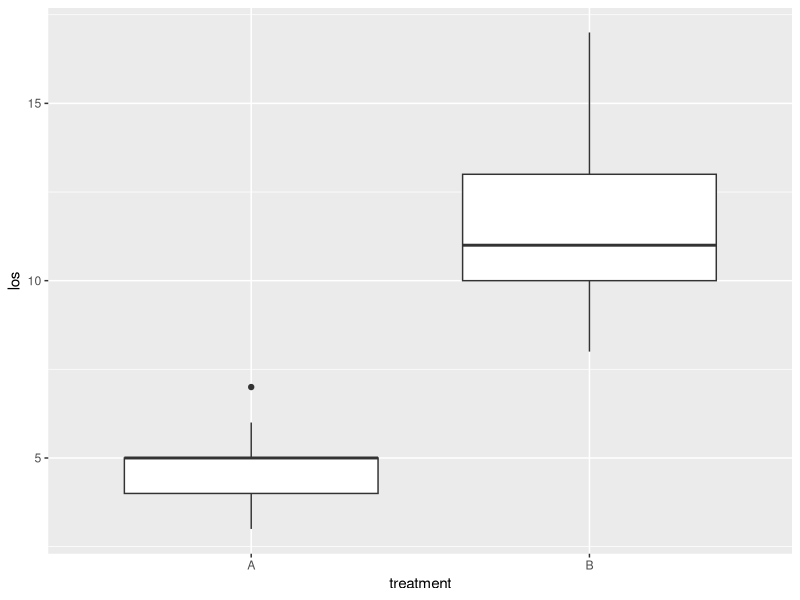
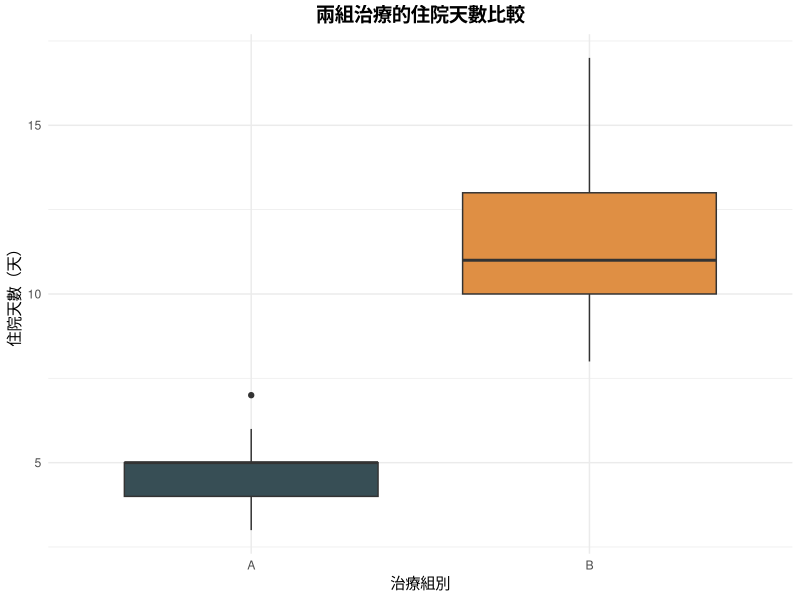
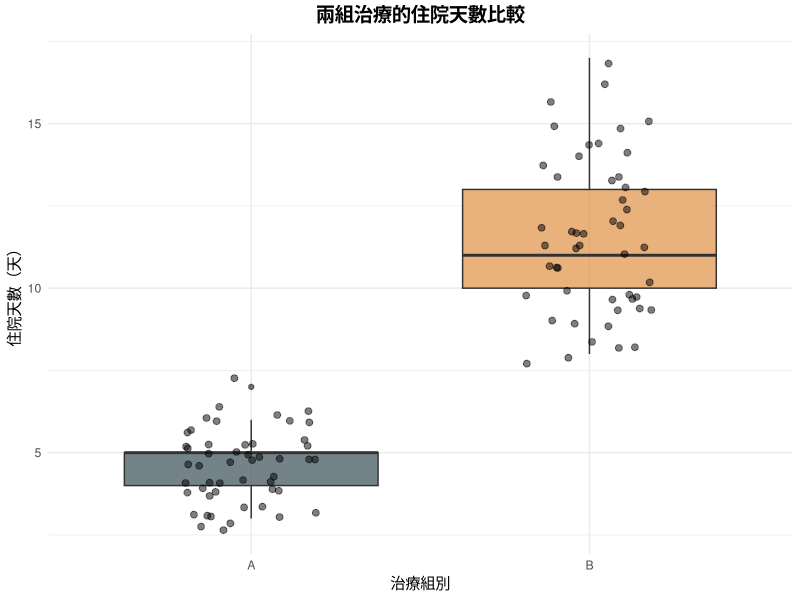
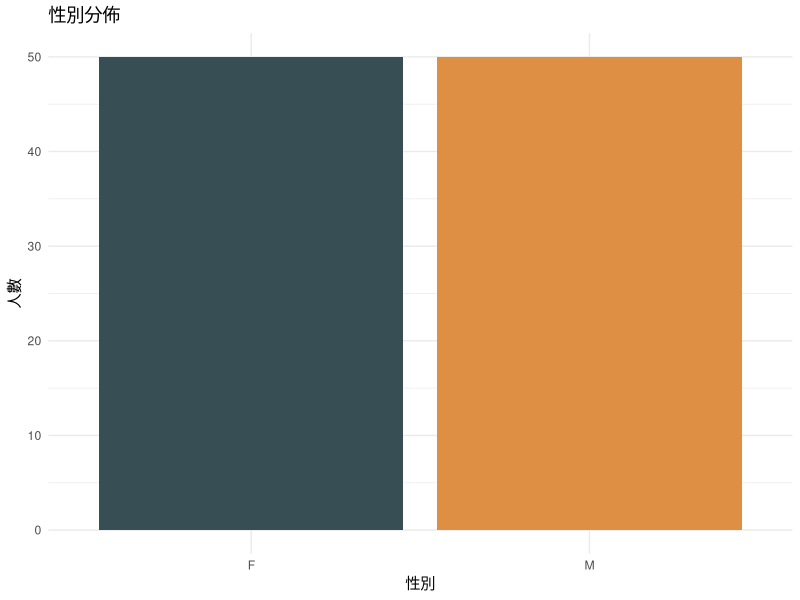
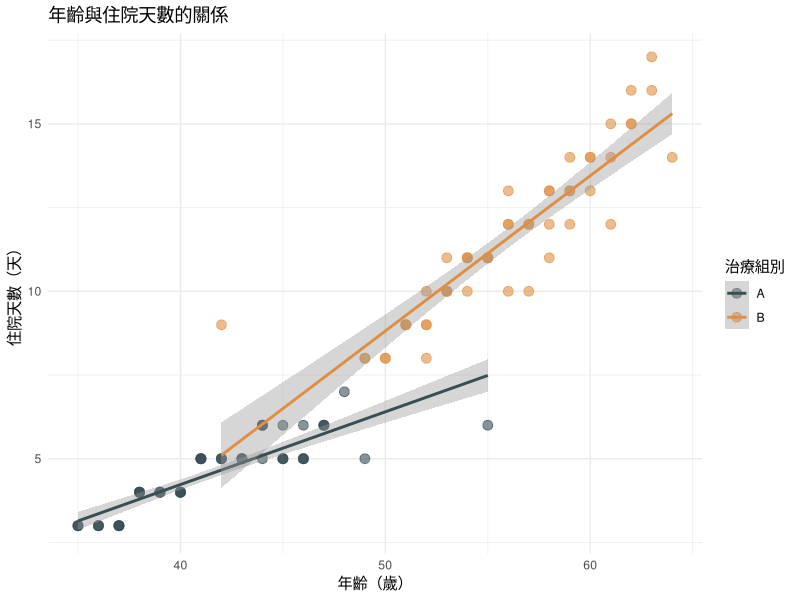
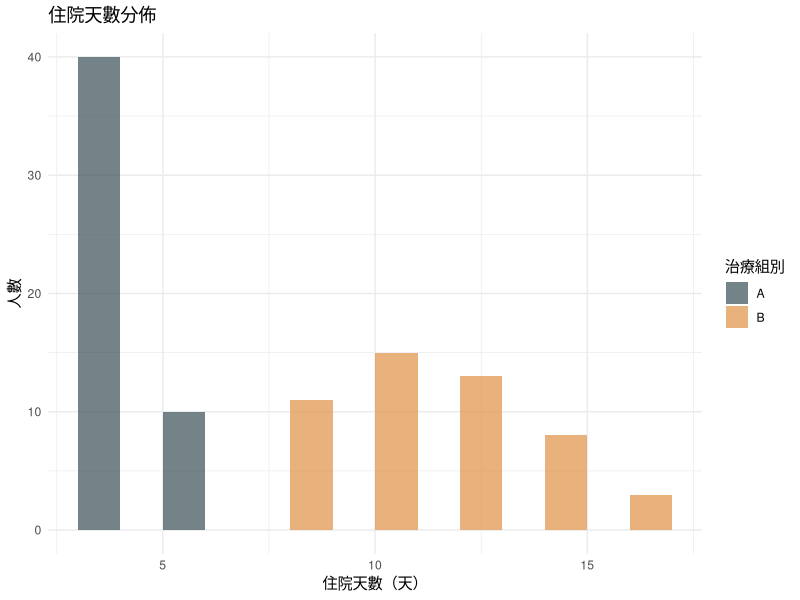
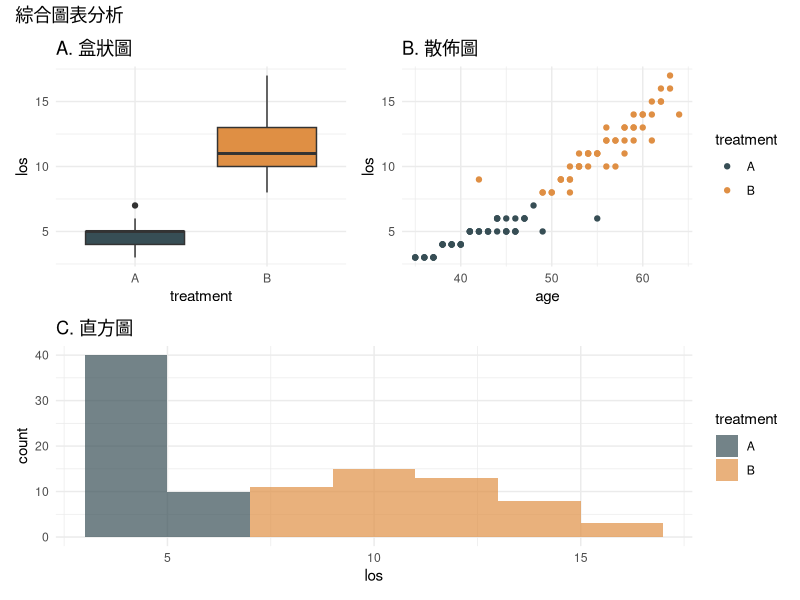

R code for these plots, in order:
## ---- chunk 1
#| label: boxplot-basic
#| echo: true
#| message: false
#| warning: false

library(ggplot2)

# 讀取資料
patient_data <- read.csv("patient_data.csv")

# 畫基本盒狀圖
ggplot(patient_data, aes(x = treatment, y = los)) +
  geom_boxplot()
## ---- chunk 2
#| label: boxplot-professional
#| echo: true
#| message: false
#| warning: false

# 載入 ggsci 套件（提供期刊風格配色）[@R-ggsci]
library(ggsci)

# 畫專業的盒狀圖（使用 JAMA 配色）
ggplot(patient_data, aes(x = treatment, y = los, fill = treatment)) +
  geom_boxplot() +
  scale_fill_jama() +
  labs(
    title = "兩組治療的住院天數比較",
    x = "治療組別",
    y = "住院天數（天）"
  ) +
  theme_minimal() +
  theme(
    legend.position = "none",
    plot.title = element_text(size = 14, face = "bold", hjust = 0.5)
  )
## ---- chunk 3
#| label: boxplot-with-points
#| echo: true
#| message: false
#| warning: false

# 盒狀圖加上資料點
ggplot(patient_data, aes(x = treatment, y = los, fill = treatment)) +
  geom_boxplot(alpha = 0.7) +
  geom_jitter(width = 0.2, alpha = 0.5, size = 2) +
  scale_fill_jama() +
  labs(
    title = "兩組治療的住院天數比較",
    x = "治療組別",
    y = "住院天數（天）"
  ) +
  theme_minimal() +
  theme(
    legend.position = "none",
    plot.title = element_text(size = 14, face = "bold", hjust = 0.5)
  )
## ---- chunk 4
#| label: barplot
#| echo: true
#| message: false
#| warning: false

# 性別分佈長條圖
ggplot(patient_data, aes(x = gender, fill = gender)) +
  geom_bar() +
  scale_fill_jama() +
  labs(
    title = "性別分佈",
    x = "性別",
    y = "人數"
  ) +
  theme_minimal() +
  theme(legend.position = "none")
## ---- chunk 5
#| label: scatterplot
#| echo: true
#| message: false
#| warning: false

# 年齡與住院天數散佈圖
ggplot(patient_data, aes(x = age, y = los, color = treatment)) +
  geom_point(size = 3, alpha = 0.6) +
  geom_smooth(method = "lm", se = TRUE) +
  scale_color_jama() +
  labs(
    title = "年齡與住院天數的關係",
    x = "年齡（歲）",
    y = "住院天數（天）",
    color = "治療組別"
  ) +
  theme_minimal()
## ---- chunk 6
#| label: histogram
#| echo: true
#| message: false
#| warning: false

# 住院天數分佈直方圖
ggplot(patient_data, aes(x = los, fill = treatment)) +
  geom_histogram(binwidth = 2, alpha = 0.7, position = "dodge") +
  scale_fill_jama() +
  labs(
    title = "住院天數分佈",
    x = "住院天數（天）",
    y = "人數",
    fill = "治療組別"
  ) +
  theme_minimal()
## ---- chunk 7
#| label: patchwork-example
#| echo: true
#| message: false
#| warning: false
#| fig-width: 12
#| fig-height: 8

library(patchwork)

# 建立三張圖
p1 <- ggplot(patient_data, aes(x = treatment, y = los, fill = treatment)) +
  geom_boxplot() + scale_fill_jama() + theme_minimal() +
  theme(legend.position = "none") + labs(title = "A. 盒狀圖")

p2 <- ggplot(patient_data, aes(x = age, y = los, color = treatment)) +
  geom_point() + scale_color_jama() + theme_minimal() +
  labs(title = "B. 散佈圖")

p3 <- ggplot(patient_data, aes(x = los, fill = treatment)) +
  geom_histogram(binwidth = 2, alpha = 0.7) + scale_fill_jama() +
  theme_minimal() + labs(title = "C. 直方圖")

# 用 patchwork 組合
(p1 | p2) / p3 + plot_annotation(title = "綜合圖表分析")
